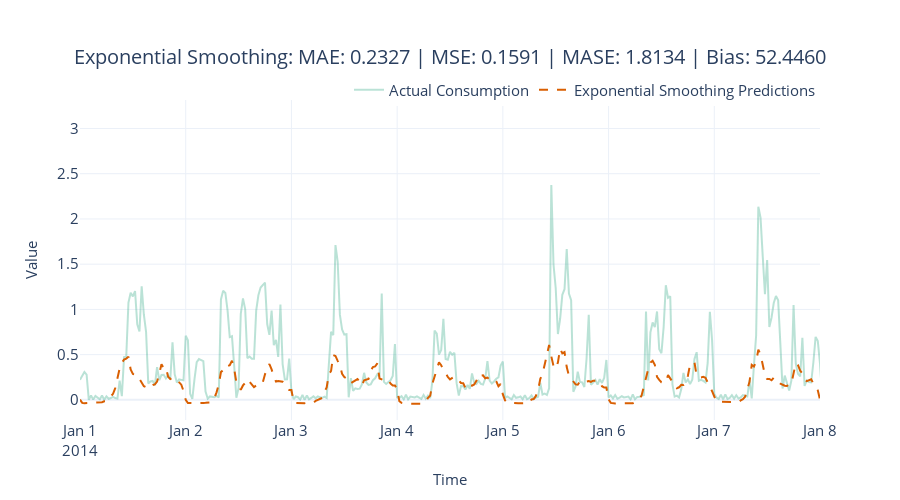

Notebook cell for this chart:
### Code cell
fig = plot_forecast(pred_df, forecast_columns=["ets_predictions"], forecast_display_names=['Exponential Smoothing Predictions'])
fig = format_plot(fig, title=f"Exponential Smoothing: MAE: {metrics['MAE']:.4f} | MSE: {metrics['MSE']:.4f} | MASE: {metrics['MASE']:.4f} | Bias: {metrics['Forecast Bias']:.4f}")
fig.update_xaxes(type="date", range=["2014-01-01", "2014-01-08"])
fig.write_image("imgs/chapter_4/ets.png")
fig.show()

### Figure 1 — Plotly figure (JSON) as saved in the notebook; plotly's stock layout.template omitted (floating-point values rounded to 4 significant figures; data arrays with more than 128 entries replaced by an {"elided": "..."} marker saying what was removed)
{"data": [{"line": {"color": "rgba(27,158,119, 0.3)"}, "mode": "lines", "name": "Actual Consumption", "type": "scatter", "x": {"elided": "1488 str values"}, "y": {"elided": "1488 float values"}}, {"line": {"color": "rgba(217,95,2, 1)", "dash": "dash"}, "mode": "lines", "name": "Exponential Smoothing Predictions", "type": "scatter", "x": {"elided": "1488 str values"}, "y": {"elided": "1488 float values"}}], "layout": {"autosize": false, "height": 500, "legend": {"font": {"size": 15}, "orientation": "h", "title": {}, "x": 1, "xanchor": "right", "y": 0.98, "yanchor": "bottom"}, "title": {"font": {"size": 20}, "text": "Exponential Smoothing: MAE: 0.2327 | MSE: 0.1591 | MASE: 1.8134 | Bias: 52.4460", "x": 0.5, "xanchor": "center", "yanchor": "top"}, "width": 900, "xaxis": {"range": ["2014-01-01", "2014-01-08"], "tickfont": {"size": 15}, "title": {"font": {"size": 15}, "text": "Time"}, "type": "date"}, "yaxis": {"autorange": true, "range": [-0.2226, 3.315], "tickfont": {"size": 15}, "title": {"font": {"size": 15}, "text": "Value"}, "type": "linear"}}}
